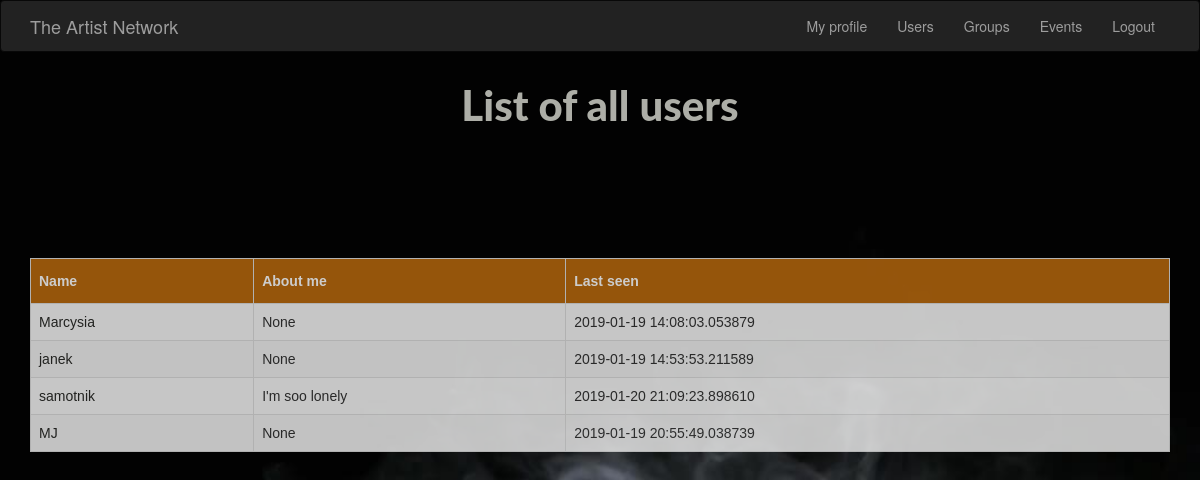
/users (signed in), run on an earlier commit of the app's database.
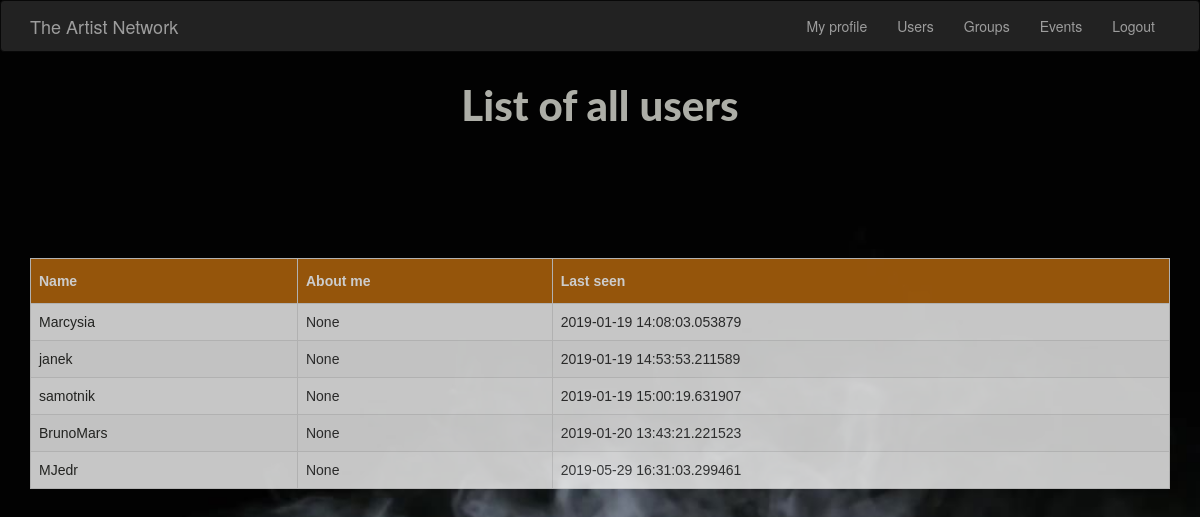
And on a later commit of the database.
### app/models.py (models this page shows, shortened)
class Artist(UserMixin, db.Model):
    id = db.Column(db.Integer, primary_key=True)
    username = db.Column(db.String(64), index=True, unique=True)
    email = db.Column(db.String(120), index=True, unique=True)
    password_hash = db.Column(db.String(128))
    aboutMe=db.Column(db.String(300))
    last_seen = db.Column(db.DateTime, default=datetime.utcnow)
    user_id = db.Column(db.Integer, db.ForeignKey('group.id'))
    groups = db.relationship(
        'Group',
        secondary=members,
        backref=db.backref('members', lazy='dynamic'),
        lazy='dynamic'
    )
    posts = db.relationship('Post', backref='postAuthor', lazy='dynamic')

### app/__init__.py (the view)
    @app.route('/users')
    @login_required
    def users():
        artists = Artist.query.all()
        return render_template('users/users.html', artists=artists)

### app/models.py (called while the page is built)
@login.user_loader
def load_user(id):
    return Artist.query.get(int(id))

### app/templates/users/users.html (shortened to what this page needs)
{% extends "base.html" %}
{% block content %}
    <h1>List of all users</h1>
    <div class="container">
    <table>
    <div class="content-section2">
    <div class="center">
        <thead>
        <th> Name </th>
        <th> About me </th>
        <th> Last seen </th>
        </thead>
        {% for artist in artists %}
            <tr>
                <td>
                    <a style="color: #2a2b28;" href={{ url_for('user_details', username=artist.username) }} >
                        {{ artist.username }}
                    </a>
                </td>
                <td> {{ artist.aboutMe }} </td>
                <td> {{ artist.last_seen }} </td>
            </tr>
        {% endfor %}
    </table>
    </div>
{% endblock %}

What changed in the data, as far as the page shows it:
changed Artist "samotnik": aboutMe "I'm soo lonely" → "None"; last_seen "2019-01-20 21:09:23.898610" → "2019-01-19 15:00:19.631907"
changed Artist: username "MJ" → "BrunoMars"; last_seen "2019-01-19 20:55:49.038739" → "2019-01-20 13:43:21.221523"
added Artist: username "MJedr", aboutMe "None", last_seen "2019-05-29 16:31:03.299461"
